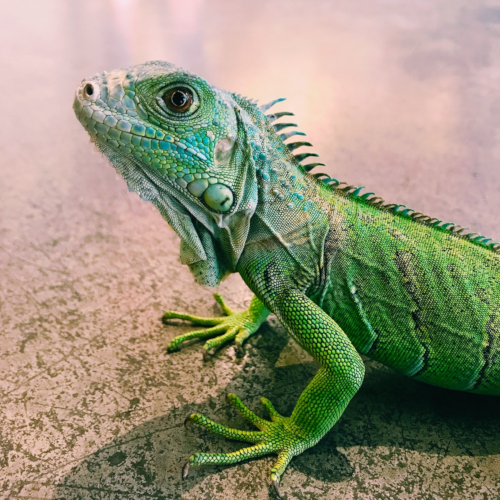
#> input picture lizard500.jpg, 500 x 500 px
$ python main.py
#> lines starting #> are read from the running program, lines starting #| are printed output that depends on the picture
#!/usr/bin/env python3
# -*- coding: utf-8 -*-
"""
Created on Sun May  5 20:59:42 2019

@author: gionuno
"""

import numpy as np;
import numpy.random as rd;

from libdt import dist_trans;

import matplotlib.pyplot as plt;
import matplotlib.image  as img;

X = img.imread("lizard500.jpg")/255.0;
#"""
mX = np.mean(X,axis=(0,1));
#> mX = [0.585, 0.569, 0.477]
cX = 1e-4*np.eye(3);
for i in range(X.shape[0]):
    for j in range(X.shape[1]):
        aX = np.reshape(X[i,j,:],(-1,))-mX;
        cX += np.outer(aX,aX)/(X.shape[0]*X.shape[1]);
#> after the loop, cX = [[0.0921, 0.0591, 0.0726], [0.0591, 0.0439, 0.0496], [0.0726, 0.0496, 0.0652]]

[eX,vX] = np.linalg.eig(cX);
#> eX = [0.192, 0.00493, 0.00371]; vX = [[-0.682, -0.718, 0.142], [-0.461, 0.271, -0.845], [-0.568, 0.642, 0.515]]
ieX = 1.0/np.sqrt(1e-15+eX);
#> ieX = [2.28, 14.24, 16.42]
wX = np.zeros(X.shape);
for i in range(X.shape[0]):
    for j in range(X.shape[1]):
        aX = ieX*np.dot(vX.T,np.reshape(X[i,j,:],(-1,))-mX);
        wX[i,j,:] = aX;
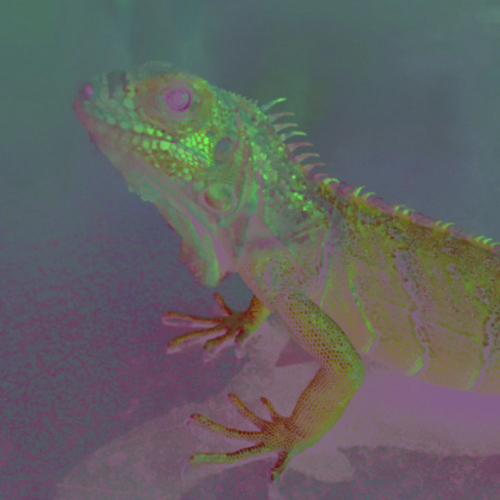
#> wX: shape (500, 500, 3) float64; mean R, G, B -2.82e-13, -2e-12, -4.72e-13; drawn with min black and max white

sX = np.zeros((wX.shape[0],wX.shape[1]));
sX[98,178] = 1.0;

#> (the run stopped early here; a loop or call above may not have finished)
